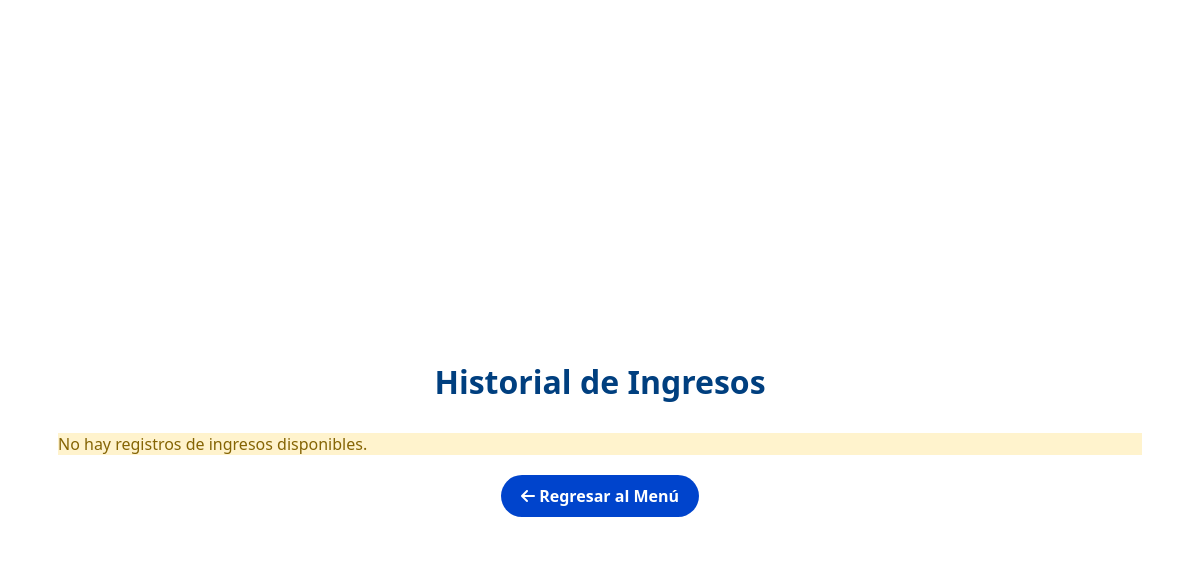
Before: /vistas/historial_ingreso.php with the older database file.
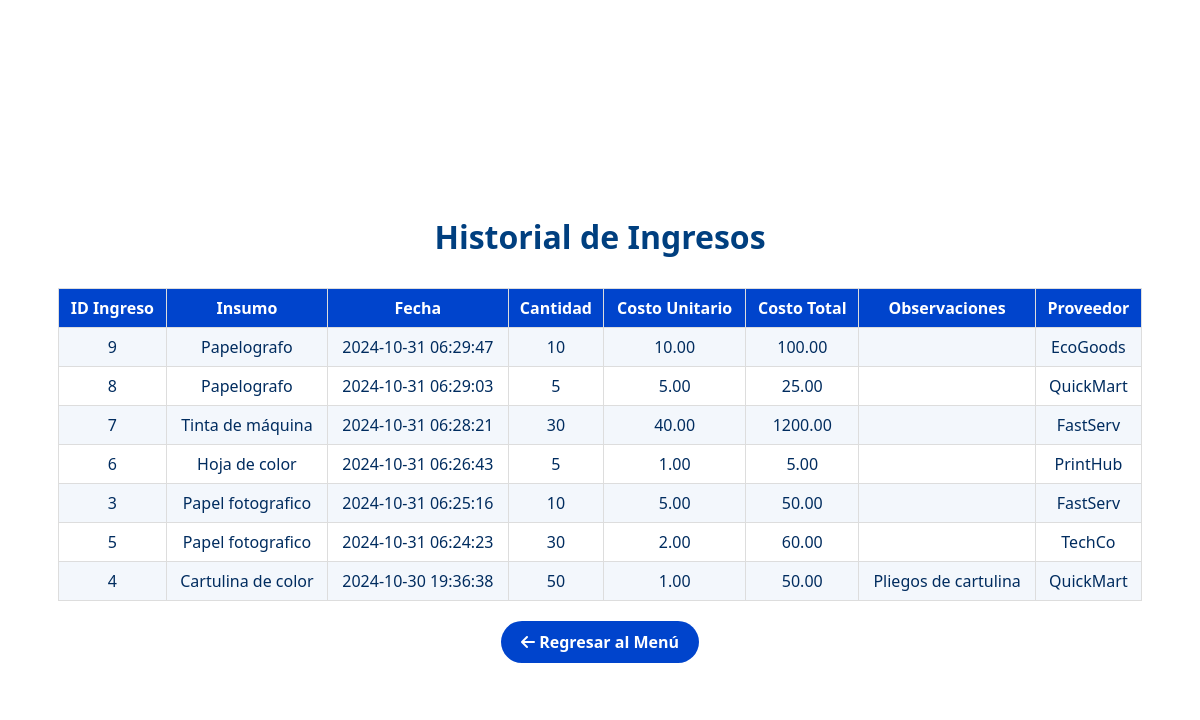
After: the same page with the newer database file.
### tables this page shows
CREATE TABLE `ingreso` (
  `id_ingreso` int(11) NOT NULL,
  `id_insumo` int(11) NOT NULL,
  `fecha` timestamp NOT NULL DEFAULT current_timestamp() ON UPDATE current_timestamp(),
  `cantidad` int(11) NOT NULL,
  `costo_unitario` decimal(10,2) DEFAULT NULL,
  `costo_total` decimal(10,2) GENERATED ALWAYS AS (`cantidad` * `costo_unitario`) STORED,
  `observaciones` text DEFAULT NULL,
  `id_proveedor` int(11) DEFAULT NULL
);

CREATE TABLE `insumo` (
  `id_insumo` int(11) NOT NULL,
  `descripcion` varchar(150) DEFAULT NULL,
  `stock` int(11) DEFAULT NULL,
  `precio_compra` float DEFAULT NULL
);

CREATE TABLE `proveedor` (
  `id_proveedor` int(11) NOT NULL,
  `nombre` varchar(150) DEFAULT NULL,
  `ruc` char(11) DEFAULT NULL,
  `celular` varchar(12) DEFAULT NULL,
  `email` varchar(100) DEFAULT NULL,
  `direccion` varchar(200) DEFAULT NULL
);

### controladores/InsumoControlador.php (called while the page is built, shortened)
<?php
require_once __DIR__ . '/../config/conexion.php';
require_once __DIR__ . '/../modelos/ClsInsumo.php';
class InsumoControlador {
    private $insumo;
    public function __construct() {
        $baseDeDatos = new BaseDeDatos();
        $this->conexion = $baseDeDatos->obtenerConexion();
        $this->insumo = new ClsInsumo($this->conexion);
    }
    public function obtenerHistorialIngresos() {
        return $this->insumo->obtenerHistorialIngresos();
    }
}
?>

### config/conexion.php (called while the page is built, shortened)
<?php
class BaseDeDatos {
    private $host = "mysql";
    private $puerto = "3306";
    private $nombre_bd = "bdimprenta";
    private $usuario = "root";
    private $contrasena = "";
    public function obtenerConexion() {
        $this->conexion = null;
        try {
            $this->conexion = new PDO("mysql:host=" . $this->host . ";port=" . $this->puerto . ";dbname=" . $this->nombre_bd, $this->usuario, $this->contrasena);
            $this->conexion->setAttribute(PDO::ATTR_ERRMODE, PDO::ERRMODE_EXCEPTION);
        } catch(PDOException $excepcion) {
            echo "Error de conexión: " . $excepcion->getMessage();
        }
        return $this->conexion;
    }
}
?>

### modelos/ClsInsumo.php (called while the page is built, shortened)
<?php
class ClsInsumo {
    private $conexion;
    public function __construct($conexion) {
        $this->conexion = $conexion;
    }
    public function obtenerHistorialIngresos() {
        $query = "SELECT i.id_ingreso, ins.descripcion AS insumo, i.fecha, i.cantidad,
                         i.costo_unitario, (i.cantidad * i.costo_unitario) AS costo_total,
                         i.observaciones, p.nombre AS proveedor
                  FROM ingreso i
                  JOIN insumo ins ON i.id_insumo = ins.id_insumo
                  JOIN proveedor p ON i.id_proveedor = p.id_proveedor
                  ORDER BY i.fecha DESC";
        $stmt = $this->conexion->prepare($query);
        $stmt->execute();
        return $stmt->fetchAll(PDO::FETCH_ASSOC);
    }
}
?>

### vistas/historial_ingreso.php (the view, shortened to what this page needs)
<?php
require_once '../controladores/InsumoControlador.php';
$insumoControlador = new InsumoControlador();
$historialIngresos = $insumoControlador->obtenerHistorialIngresos();
?>
<!DOCTYPE html>
<html lang="es">
<head>
    <link rel="stylesheet" href="https://cdnjs.cloudflare.com/ajax/libs/font-awesome/6.0.0-beta3/css/all.min.css">
</head>
<body>
    <div class="historial-ingresos-container">
        <div class="container">
            <h1>Historial de Ingresos</h1>
            <?php if (!empty($historialIngresos)): ?>
                <table class="table">
                    <thead>
                        <tr>
                            <th>ID Ingreso</th>
                            <th>Insumo</th>
                            <th>Fecha</th>
                            <th>Cantidad</th>
                            <th>Costo Unitario</th>
                            <th>Costo Total</th>
                            <th>Observaciones</th>
                            <th>Proveedor</th>
                        </tr>
                    </thead>
                    <tbody>
                        <?php foreach ($historialIngresos as $ingreso): ?>
                            <tr>
                                <td><?= htmlspecialchars($ingreso['id_ingreso']); ?></td>
                                <td><?= htmlspecialchars($ingreso['insumo']); ?></td>
                                <td><?= htmlspecialchars($ingreso['fecha']); ?></td>
                                <td><?= htmlspecialchars($ingreso['cantidad']); ?></td>
                                <td><?= htmlspecialchars($ingreso['costo_unitario']); ?></td>
                                <td><?= htmlspecialchars($ingreso['costo_total']); ?></td>
                                <td><?= htmlspecialchars($ingreso['observaciones']); ?></td>
                                <td><?= htmlspecialchars($ingreso['proveedor']); ?></td>
                            </tr>
                        <?php endforeach; ?>
                    </tbody>
                </table>
            <?php else: ?>
                <div class="alert alert-warning text-center">
                    No hay registros de ingresos disponibles.
                </div>
            <?php endif; ?>
            <div class="buttons-container">
                <a href="/proyecto/softprint/vistas/menu_ingreso.php" class="button">
                    <i class="fas fa-arrow-left"></i> Regresar al Menú
                </a>
            </div>
        </div>
    </div>
</body>
</html>

### vistas/historial_ingreso.php (style rules this page uses)
.historial-ingresos-container { font-family: 'Segoe UI', Tahoma, Geneva, Verdana, sans-serif; color: #002c5f; min-height: 100vh; display: flex; align-items: center; justify-content: center; padding: 20px; }
.historial-ingresos-container .container { background: white; padding: 30px; width: 100%; }
.historial-ingresos-container h1 { color: #003f7f; text-align: center; margin-bottom: 30px; }
.historial-ingresos-container .table { width: 100%; border-collapse: collapse; margin-bottom: 20px; }
.historial-ingresos-container .table th, .historial-ingresos-container .table td { border: 1px solid #ddd; padding: 8px; text-align: center; }
.historial-ingresos-container .table th { background-color: #0044cc; color: white; }
.historial-ingresos-container .table tbody tr:nth-child(odd) { background-color: #f3f7fc; }
.historial-ingresos-container .buttons-container { display: flex; justify-content: center; gap: 10px; margin-top: 20px; }
.historial-ingresos-container .button { background-color: #0044cc; color: white; border: none; padding: 10px 20px; border-radius: 50px; text-decoration: none; font-weight: bold; display: inline-block; text-align: center; }
.historial-ingresos-container .alert-warning { background-color: #fff3cd; border-color: #ffeeba; color: #856404; }

Changed rows visible on the page:
added ingreso: id_ingreso "9", id_insumo.descripcion "Papelografo", fecha "2024-10-31 06:29:47", cantidad "10", costo_unitario "10.00", costo_total "100.00", id_proveedor.nombre "EcoGoods"
added ingreso: id_ingreso "8", id_insumo.descripcion "Papelografo", fecha "2024-10-31 06:29:03", cantidad "5", costo_unitario "5.00", costo_total "25.00", id_proveedor.nombre "QuickMart"
added ingreso: id_ingreso "7", id_insumo.descripcion "Tinta de máquina", fecha "2024-10-31 06:28:21", cantidad "30", costo_unitario "40.00", costo_total "1200.00", id_proveedor.nombre "FastServ"
added ingreso: id_ingreso "6", id_insumo.descripcion "Hoja de color", fecha "2024-10-31 06:26:43", cantidad "5", costo_unitario "1.00", costo_total "5.00", id_proveedor.nombre "PrintHub"
added ingreso: id_ingreso "3", id_insumo.descripcion "Papel fotografico", fecha "2024-10-31 06:25:16", cantidad "10", costo_unitario "5.00", costo_total "50.00", id_proveedor.nombre "FastServ"
added ingreso: id_ingreso "5", id_insumo.descripcion "Papel fotografico", fecha "2024-10-31 06:24:23", cantidad "30", costo_unitario "2.00", costo_total "60.00", id_proveedor.nombre "TechCo"
added ingreso: id_ingreso "4", id_insumo.descripcion "Cartulina de color", fecha "2024-10-30 19:36:38", cantidad "50", costo_unitario "1.00", costo_total "50.00", observaciones "Pliegos de cartulina", id_proveedor.nombre "QuickMart"
Other visible differences:
text no longer shown: "No hay registros de ingresos disponibles."
text now shown: "ID Ingreso Insumo Fecha Cantidad Costo Unitario Costo Total Observaciones Proveedor"
